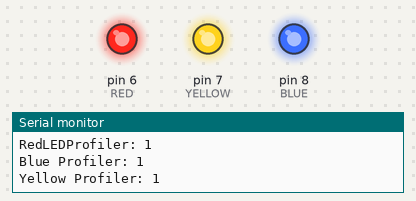
This sketch was run on a simulated Arduino Uno, built with avr-gcc and run on an emulated ATmega328P. Parts: output pins drawn as LEDs (lit = HIGH), the last lines printed to the serial monitor.

Above: at 0.15 s.
At 2.25 s:
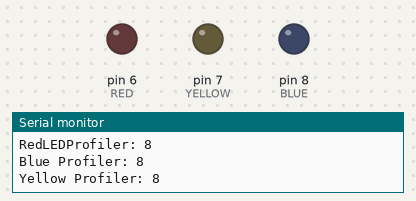
Timing chart, 0 to 3.0 s (numbered marks = the images above):
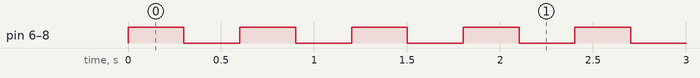

The sketch:

Profiling.ino
```cpp
#include<Arduino_FreeRTOS.h>

#define RED 6
#define YELLOW 7
#define BLUE 8

typedef int TaskProfiler;

//TaskProfilers are used to verify if a particular task is init or not
TaskProfiler RedLEDProfiler;
TaskProfiler YellowLEDProfiler;
TaskProfiler BlueLEDProfiler;

void setup() {
  // put your setup code here, to run once:

  Serial.begin(9600);   //To use serial monitor

  xTaskCreate(redLedCrontrollerTask, "RED LED Task", 128, NULL, 1, NULL); //Init Red LED task
  xTaskCreate(blueLedCrontrollerTask, "BLUE LED Task", 128, NULL, 1, NULL); //Init Blue LED task
  xTaskCreate(yellowLedCrontrollerTask, "YELLOW LED Task", 128, NULL, 1, NULL); //Init Yellow LED task

}

void redLedCrontrollerTask( void *pvParameters)
{
  pinMode(RED, OUTPUT);
  while(1)
  {
    RedLEDProfiler++;  //Increment profilert value
    //Display Red profiler value
    Serial.print("RedLEDProfiler: ");
    Serial.println(RedLEDProfiler);
    digitalWrite(RED,digitalRead(RED)^1);
    delay(300);
  }
}

void blueLedCrontrollerTask( void *pvParameters)
{
  pinMode(BLUE, OUTPUT);
  while(1)
  {
    BlueLEDProfiler++;  //Increment Blue profiler
    //Display Blue profiler value
    Serial.print("Blue Profiler: ");
    Serial.println(BlueLEDProfiler);
    digitalWrite(BLUE,digitalRead(BLUE)^1);
    delay(300);
  }
}

void yellowLedCrontrollerTask( void *pvParameters)
{
  pinMode(YELLOW, OUTPUT);
  while(1)
  {
    YellowLEDProfiler++;  //Increment Yellow profiler
    //Display Yellow profiler valuie
    Serial.print("Yellow Profiler: ");
    Serial.println(YellowLEDProfiler);
    digitalWrite(YELLOW,digitalRead(YELLOW)^1);
    delay(300);
  }
}

void loop() {
  // put your main code here, to run repeatedly:

}
```

Measured:
- by itself, pin 6 (RED), pin 7 (YELLOW), pin 8 (BLUE): alternates HIGH for 0.30 s and LOW for 0.30 s
